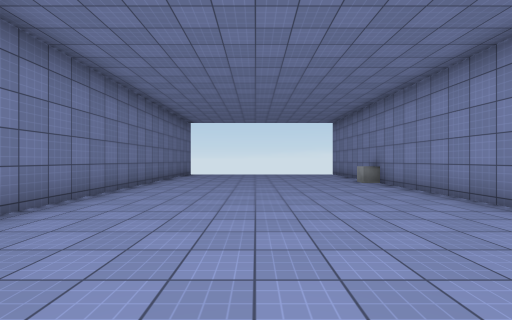
View 1 (above)

12 first-person views from a walk through a Unity game level. The camera is 1.4 m above the floor, looks level and sees 90° across. The floor is counted in squares, 2 m on a side. Each view is taken from the middle of a square. On the plan, view 1 faces up. The plan holds only what a view shows up to about 9 squares ahead; the rest is blank. The player character is not drawn. Surface patterns are stand-ins for the level's own textures.

View 2
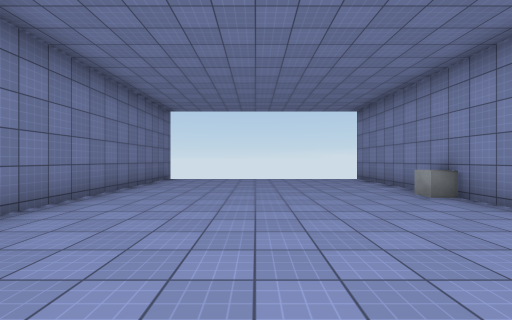

View 3
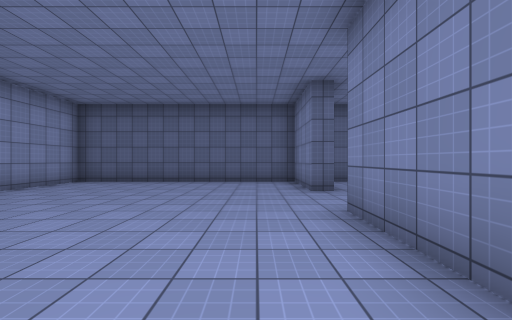

View 4
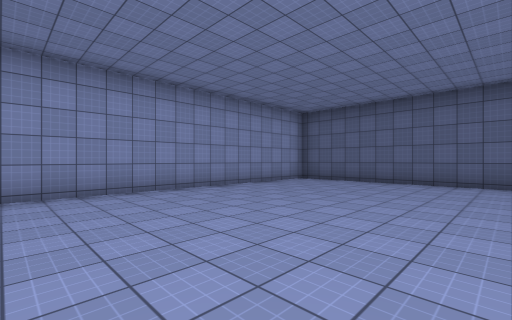

View 5
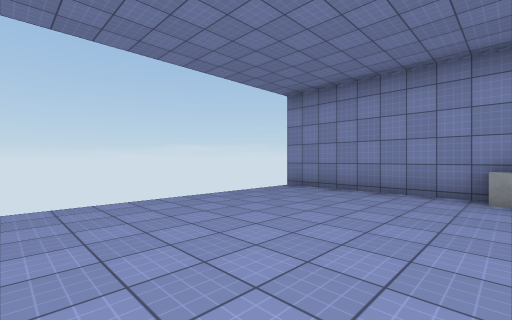

View 6
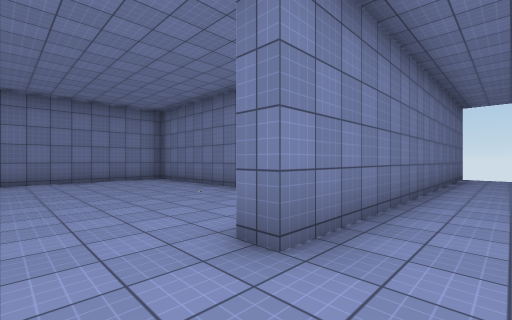

View 7
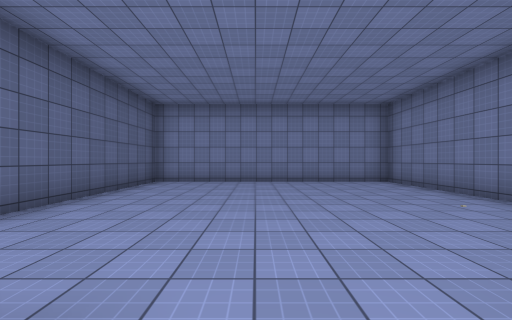

View 8
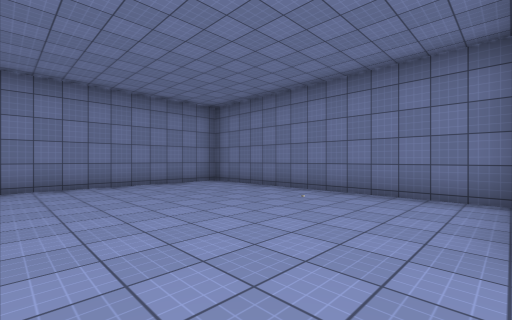

View 9
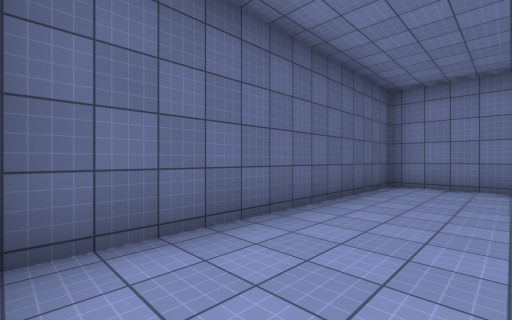

View 10
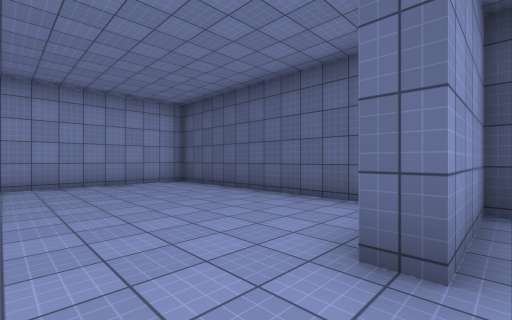

View 11
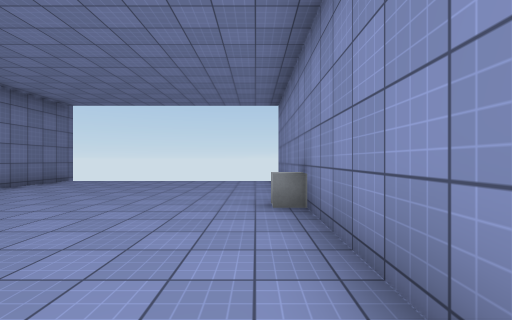

View 12
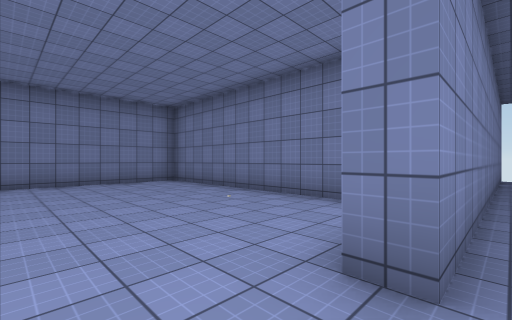

### Floor plan
Ten units are one square. View 1 is at (0, 0); x grows to the right and y downward. Boxes are objects, and circles mark ways between rooms. Rooms are numbered by the first view taken in them; rooms with no view inside come last. Other rooms are left out.
<svg viewBox="-117 -133 160 160">
<path fill="none" stroke="#000" d="M-32 -2 -32 22 38 22 38 -125M-32 -128 -32 -25M-32 -25 -38 -25M-40 -53 -112 -53 -112 22 -38 22 -38 -2 -32 -2"/>
<rect x="25" y="-85" width="10" height="10" fill="#bbb"><title>other object</title></rect>
<circle cx="-30" cy="-15" r="3" fill="#2a7"/>
<text x="0" y="-50">1</text>
<text x="-80" y="-20">2</text>
</svg>
Room 1 opens to room 2.

Where each view was taken, in squares from view 1:
view 1: 0 up, 0 right, facing up
view 2: 3 up, 0 right, facing up
view 3: 6 up, 2 left, facing down
view 4: 6 up, 2 left, facing down-right
view 5: 8 up, 2 left, facing up-right
view 6: 1 up, 2 left, facing up-left
view 7: 1 up, 3 left, facing left
view 8: 0 up, 4 left, facing up-left
view 9: 0 up, 4 left, facing down-left
view 10: 2 up, 4 left, facing down-right
view 11: 4 up, 3 right, facing up
view 12: 1 up, 3 left, facing up-left
